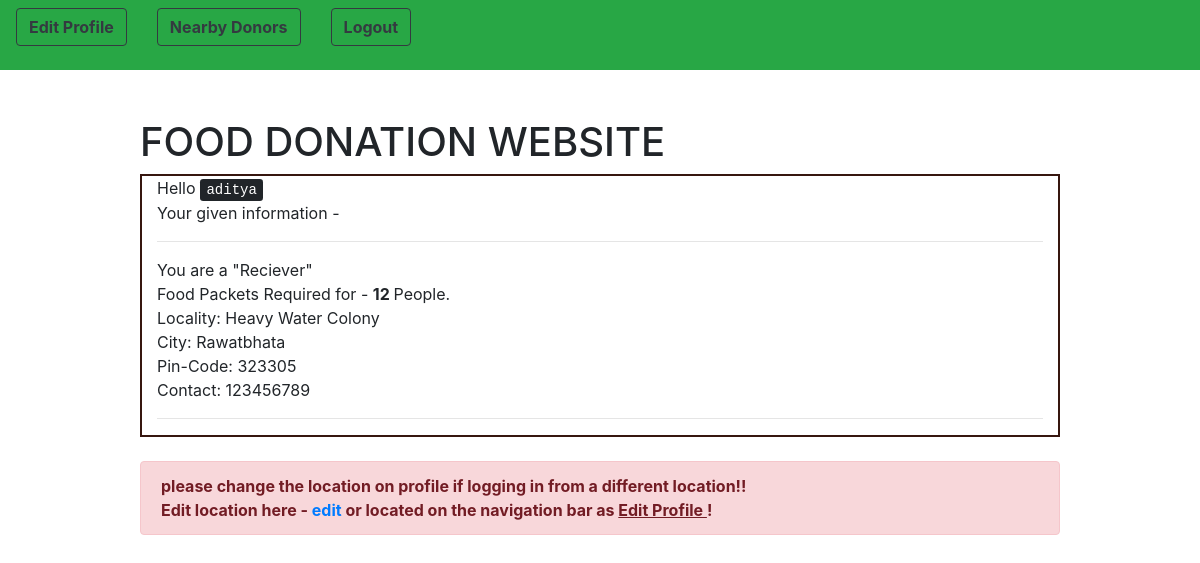
Page / (signed in) on the committed database.
### customUser/models.py (models this page shows, shortened)
class CustomUser(AbstractUser):
    pin_code = models.IntegerField(null = True)
    contact_no = models.IntegerField(null = True)
    resources = models.IntegerField(null = True) # no. of persons avability/requirement
    locality = models.CharField(max_length = 100)
    city = models.CharField(max_length = 50)
    """CHOICES=[('0','Donor'),
                     ('1','Reciever')]"""
    user_type = models.IntegerField(null = True) # 0 - Donor 1 - Reciever

### templates/home.html (shortened to what this page needs)
{% extends 'base_with_home.html' %}
{% load crispy_forms_tags %}
{% block navigation %}
	<div class = "row">
	{% if user.is_authenticated %}
			<div class = "col">
				<form method = "get" action = "{% url 'edit_profile' %}">
					<button type = "submit" class = "btn btn-outline-dark navbar-btn"> <strong> Edit Profile</strong></button>
				</form>
			</div>
			{% if user.user_type == 1 %}
			<div class = "col">
				<form method = "post" action = "{% url 'showNearbyDonors' %}"> {%csrf_token%}
					<button type = "submit" class = "btn btn-outline-dark navbar-btn"><strong> Nearby Donors </strong> </button>
				</form>
			</div>
			{% endif %}
			<div class = "col">
				<form method = "post" action = "{% url 'logout' %}">
					<button type = "submit" class = "btn btn-outline-dark navbar-btn"> <strong> Logout</strong></button>
				</form>
			</div>
		{% endif %}
				</div>
{% endblock %}
{% block content %}
	<h1> FOOD DONATION WEBSITE </h1>
<div class = "container-fluid" style="border:2px solid #36160F;">
	{% if user.is_authenticated %}
			Hello <kbd> {{ user.username }} </kbd>
		 <br> Your given information - <br> <hr>
		 	{% if user.user_type == 0 %}
				You are a "Donor"<br>
				Food Packets available for - <strong> {{ user.resources }} </strong> People.<br>
			{% else %}
				You are a "Reciever"<br>
				Food Packets Required for - <strong> {{user.resources}} </strong> People.<br>
			{% endif %}
			Locality: {{ user.locality }} <br>
			City: {{ user.city }} <br>
			Pin-Code: {{ user.pin_code }} <br>
			Contact: {{ user.contact_no }} <br> <hr>
</div>
<br>
      <div class="alert alert-danger alert-dismissible fade show">
   <strong> please change the location on profile if logging in from a different location!! <br>
          Edit location here - <a href = "{% url 'edit_profile' %}"> edit </a> or located on the navigation bar as <u>Edit Profile </u>!
        </strong>
  </div>
<br>
	{% else %}
	<br>
	<div class = "container-fluid">
		<h4> <kbd> You are not logged in! </kbd><br> <br>  </h4>
	</div>
	{% endif %}
{% endblock %}

### rows in the picture
CustomUser: username "aditya", resources "12", locality "Heavy Water Colony", city "Rawatbhata", pin_code "323305", contact_no "123456789"
